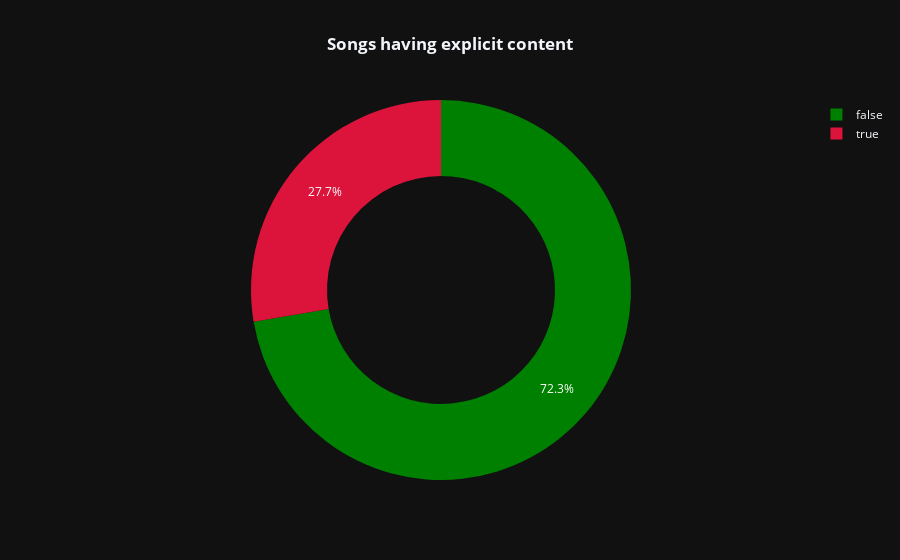

Notebook code cell kept with this figure:
### Code cell
fig=px.pie(df.groupby('explicit',as_index=False).count().sort_values(by='song',ascending=False),names='explicit',values='song',labels={'song':'Total songs'},hole=.6,color_discrete_sequence=['green','crimson'],template='plotly_dark',title='<b>Songs having explicit content')
fig.update_layout(title_x=0.5)

### Figure 1 — Plotly figure (JSON) as saved in the notebook; plotly's stock layout.template omitted (floating-point values rounded to 4 significant figures)
{"data": [{"domain": {"x": [0, 1], "y": [0, 1]}, "hole": 0.6, "hovertemplate": "explicit=%{label}<br>Total songs=%{value}<extra></extra>", "labels": [false, true], "legendgroup": "", "name": "", "showlegend": true, "type": "pie", "values": [1404, 537]}], "layout": {"autosize": true, "legend": {"tracegroupgap": 0}, "piecolorway": ["green", "crimson"], "title": {"text": "<b>Songs having explicit content", "x": 0.5}}}
